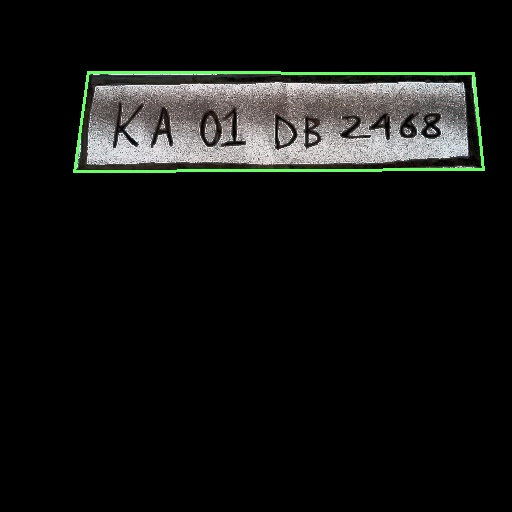
#> input picture 25-04-2018/extractedimage1.jpg, 512 x 512 px
$ python test2.py extractedimage1.jpg   (older library calls are emulated)
#> lines starting #> are read from the running program, lines starting #| are printed output that depends on the picture; after the words box and inside, x2 and y2 are one past the last pixel; in counts of white or black regions, pixels touching at a corner belong together
import cv2
import numpy as np
from google.cloud import vision
from google.cloud.vision import types
import os,sys

filename=sys.argv[1]

os.environ['GOOGLE_APPLICATION_CREDENTIALS'] = 'boodi.json'
client = vision.ImageAnnotatorClient()
# Reading Image
img = cv2.imread(filename)
#> img is the input picture: shape (512, 512, 3); mean B, G, R 18.2, 19.9, 18.9
cv2.namedWindow("Original Image",cv2.WINDOW_NORMAL)
#img_gray = cv2.cvtColor(img,cv2.COLOR_RGB2HSV)
#h,s,img_gray = cv2.split(img_gray)


img_gray = cv2.cvtColor(img,cv2.COLOR_RGB2GRAY)
noise_removal = cv2.bilateralFilter(img_gray,7,85,85)
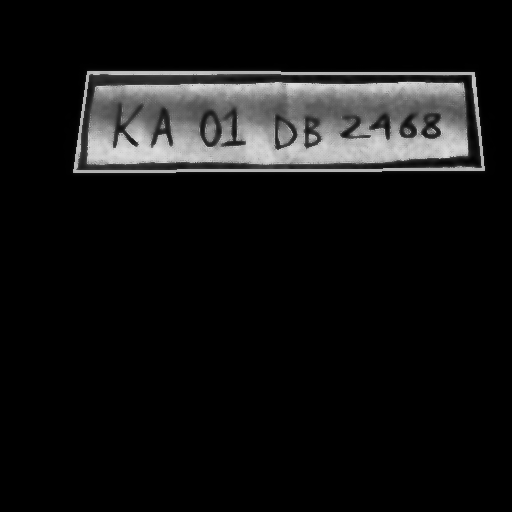
#> noise_removal: shape (512, 512); min 0, max 223, mean 19.2

'''kernel = cv2.getStructuringElement(cv2.MORPH_RECT,(3,3))
morph_image = cv2.morphologyEx(equalize,cv2.MORPH_OPEN,kernel,iterations=2)

sub_morp_image = cv2.subtract(equalize,noise_removal)'''

ret,thresh_image = cv2.threshold(noise_removal,0,255,cv2.THRESH_OTSU+cv2.THRESH_BINARY)
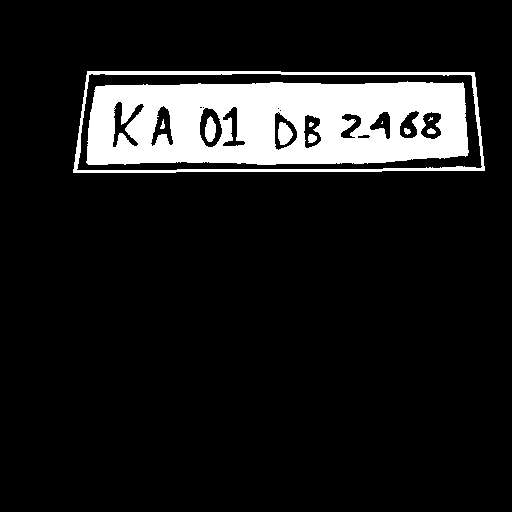
#> thresh_image: shape (512, 512); 11.3% white; 11 white regions (3 under 20 px), largest, box (x1, y1, x2, y2) and area: (86, 81, 469, 165) 25612, (73, 71, 485, 173) 3234, (278, 122, 293, 145) 247
#> ret = 78
equalize= cv2.equalizeHist(thresh_image)

canny_image = cv2.Canny(equalize,250,255)
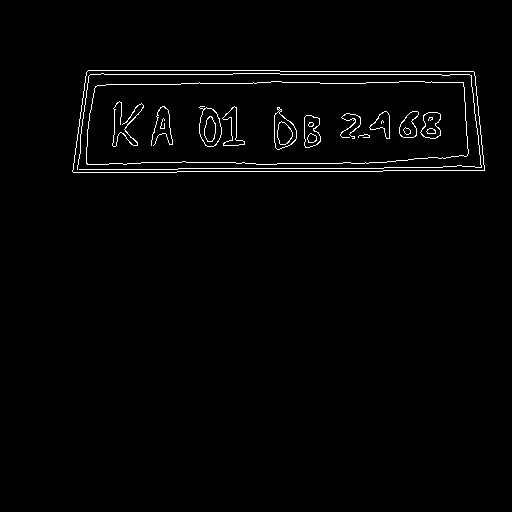
#> canny_image: shape (512, 512); 1.6% white in thin lines or dots, all inside (x1, y1, x2, y2) = (72, 70, 485, 173)
canny_image = cv2.convertScaleAbs(canny_image)

cv2.namedWindow("equalixed",cv2.WINDOW_NORMAL)
cv2.imshow("equalixed",canny_image)

kernel = np.ones((3,3), np.uint8)
dilated_image = cv2.dilate(canny_image,kernel,iterations=3)
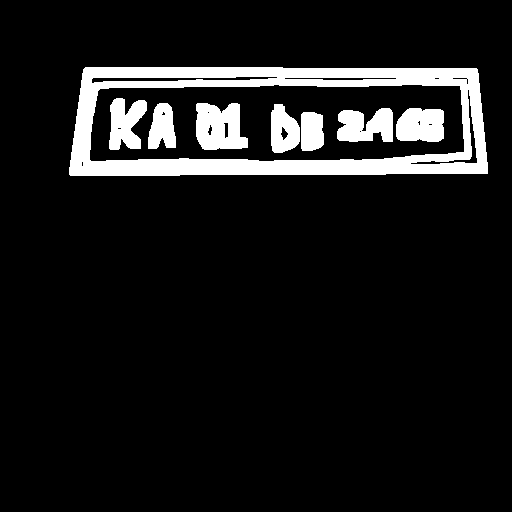
#> dilated_image: shape (512, 512); 9.7% white; 8 white regions

new,contours, hierarchy = cv2.findContours(dilated_image, cv2.RETR_TREE, cv2.CHAIN_APPROX_SIMPLE)
#> contours = 25 contours, 9 with area under 20; largest, box (x1, y1, x2, y2) and area: (69, 67, 488, 176) 43302, (89, 84, 465, 162) 26924, (196, 103, 248, 150) 1886, (396, 108, 444, 142) 1382, (337, 108, 393, 142) 1371
contours= sorted(contours, key = cv2.contourArea, reverse = True)[:10]
#> contours = 10 contours; largest, box (x1, y1, x2, y2) and area: (69, 67, 488, 176) 43302, (89, 84, 465, 162) 26924, (196, 103, 248, 150) 1886, (396, 108, 444, 142) 1382, (337, 108, 393, 142) 1371

screenCnt = None
# loop over our contours
for c in contours:
 # approximate the contour
 peri = cv2.arcLength(c, True)
 approx = cv2.approxPolyDP(c, 0.06 * peri, True)  # Approximating with 6% error
 # if our approximated contour has four points, then
 # we can assume that we have found our screen
 if len(approx) == 4:  # Select the contour with 4 corners
  screenCnt = approx
  break
#> this loop made 1 pass
#> (peri, screenCnt) on pass 1: (1033.8, [[69, 167], [487, 173], [478, 73], [85, 67]])

final = cv2.drawContours(img, [screenCnt], -1, (0, 255, 0), 3)

mask = np.zeros(img_gray.shape,np.uint8)
new_image = cv2.drawContours(mask,[screenCnt],0,255,-1,)
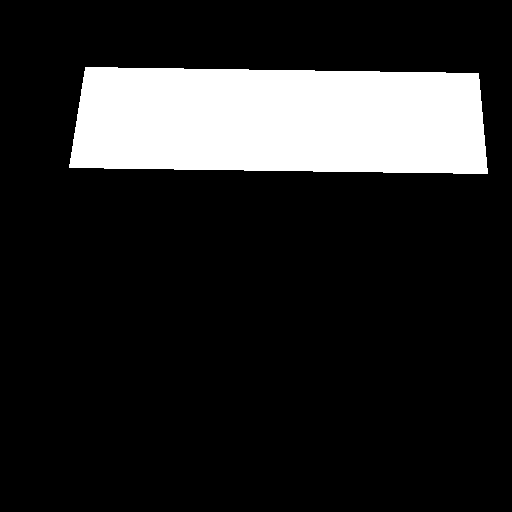
#> new_image: shape (512, 512); 15.7% white; 1 white region, box (x1, y1, x2, y2) and area: (69, 67, 488, 174) 41077
new_image = cv2.bitwise_and(img,img,mask=mask)
#> new_image: shape (512, 512, 3)

y,cr,cb = cv2.split(cv2.cvtColor(new_image,cv2.COLOR_RGB2YCrCb))
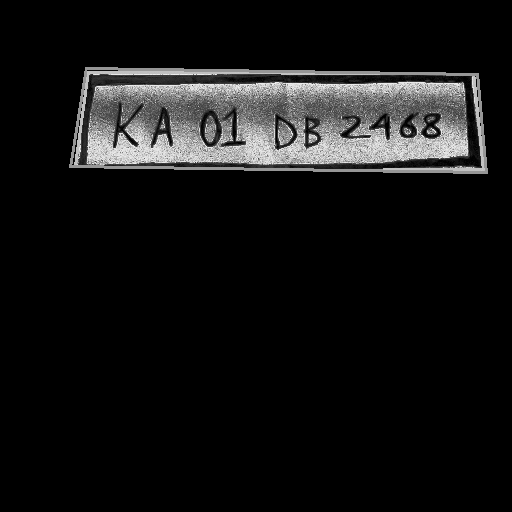
#> y: shape (512, 512); min 0, max 241, mean 19.7
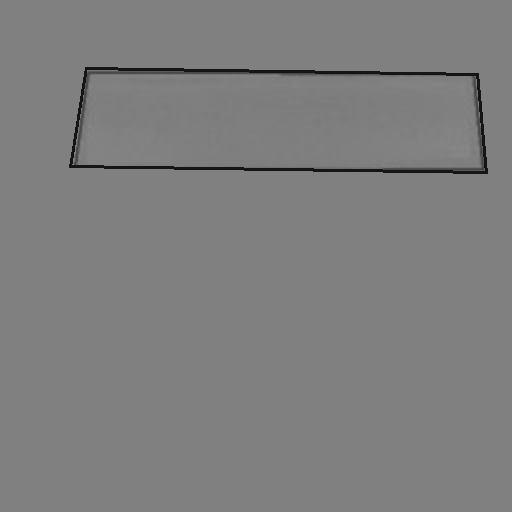
#> cr: shape (512, 512); min 21, max 135, mean 126.4
y = cv2.equalizeHist(y)
final_image = cv2.cvtColor(cv2.merge([y,cr,cb]),cv2.COLOR_YCrCb2RGB)

cv2.imwrite("extracted"+filename,final_image)

with open("extracted"+filename, 'rb') as image_file:
	content = image_file.read()
print("Sending Image to OCR . . ")

image = types.Image(content=content)
response = client.document_text_detection(image=image)
labels = response.full_text_annotation

print(labels.text)


cv2.namedWindow("final",cv2.WINDOW_NORMAL)
cv2.imshow('final',new_image)


cv2.namedWindow("extracted",cv2.WINDOW_NORMAL)
cv2.imshow('extracted',new_image)

cv2.imshow("Original Image",img)
cv2.waitKey()
